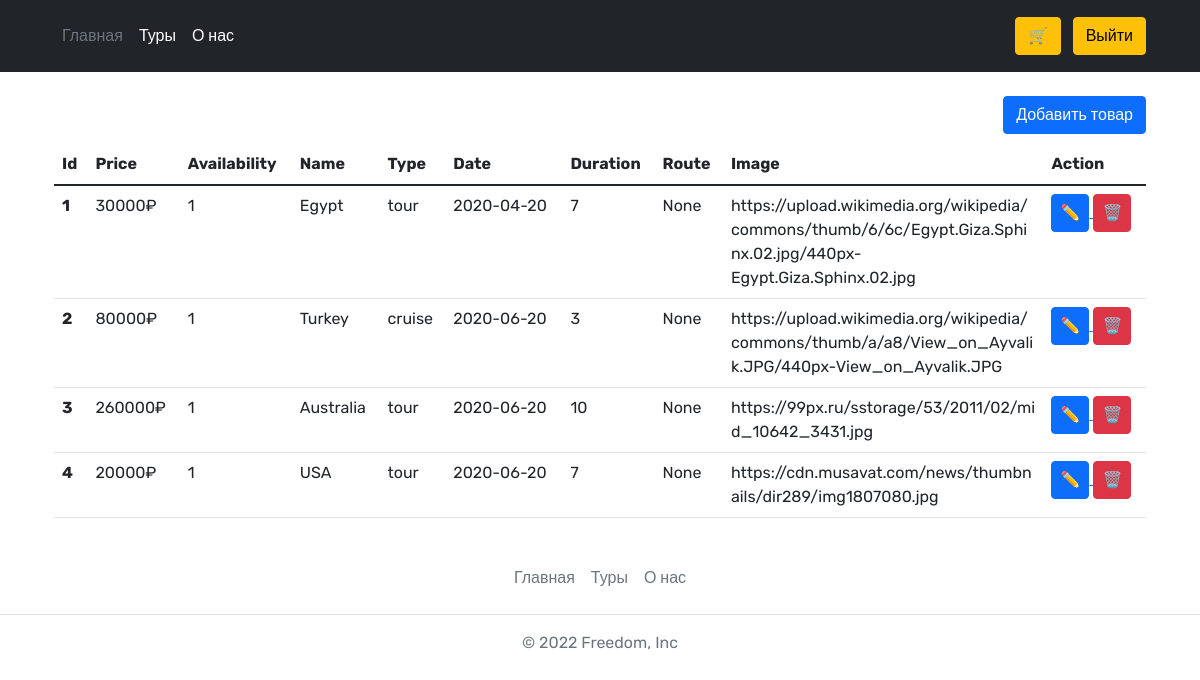
The app's page /admin (signed in), older data.
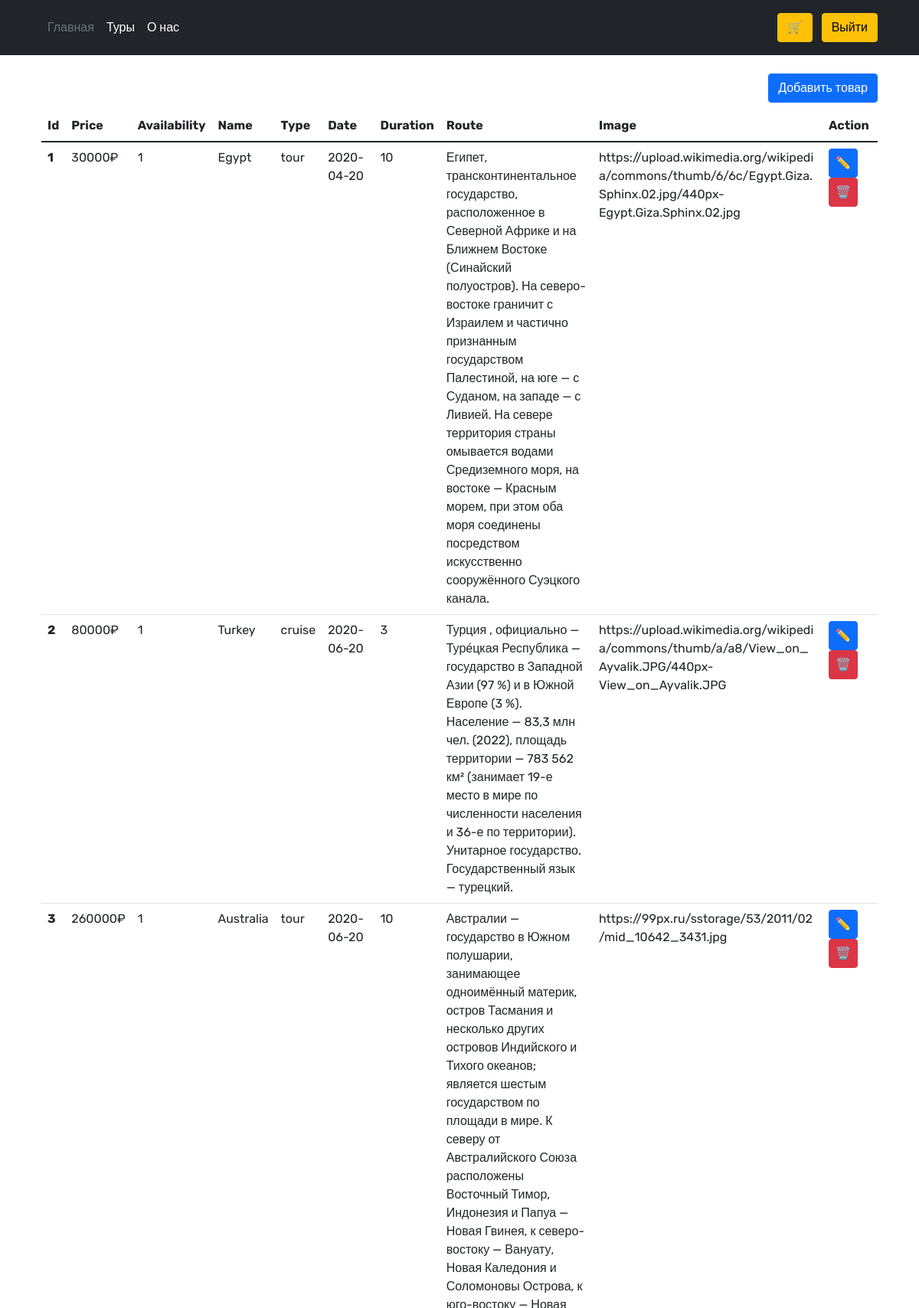
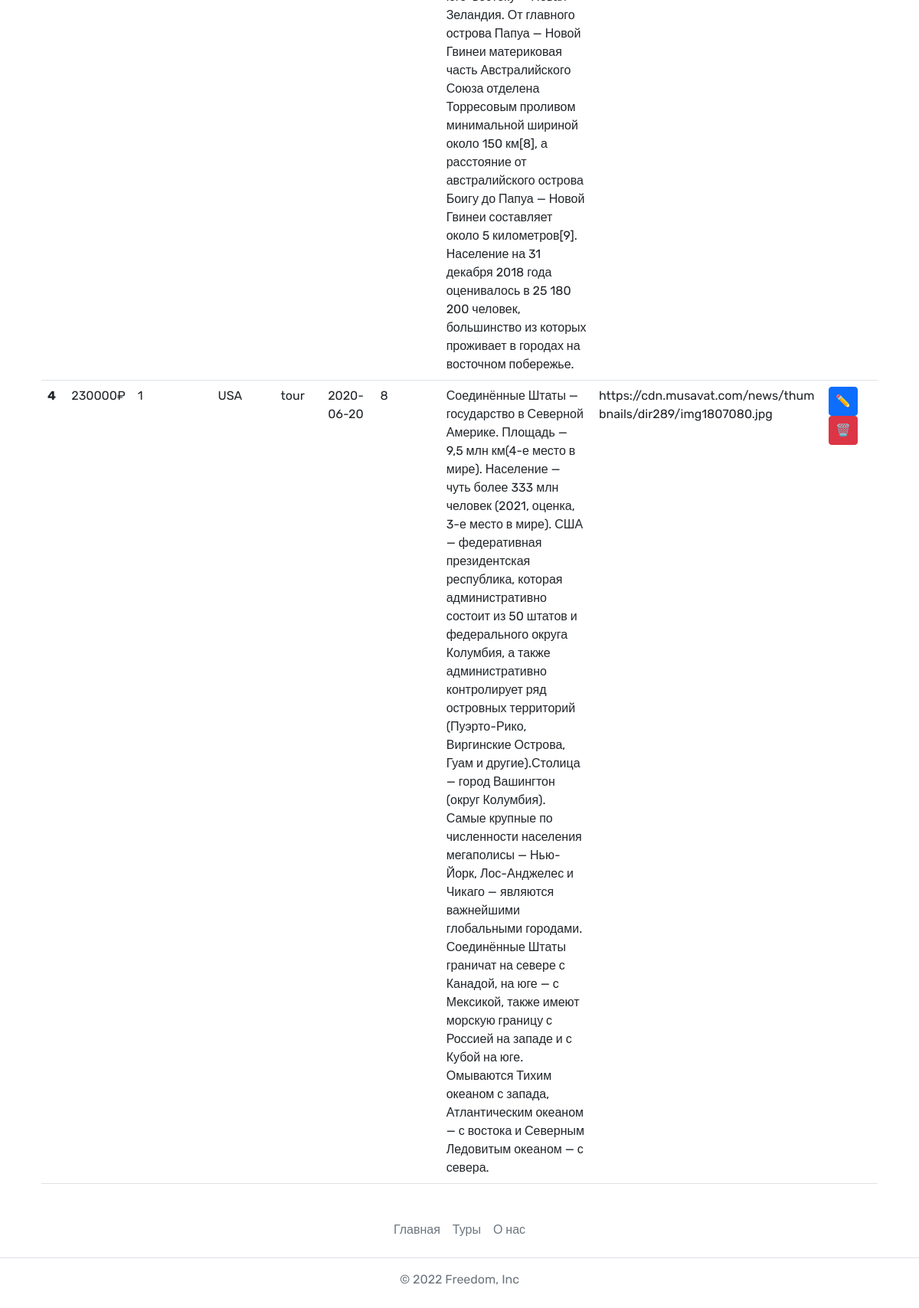
The same page, newer data (2 pictures, top to bottom).
### tables this page shows
CREATE TABLE "service"
(
    service_id   INTEGER
        primary key autoincrement,
    price        int     default NULL,
    availability tinyint default NULL,
    name         TEXT    default NULL,
    type         TEXT    default NULL,
    date         TEXT    default NULL,
    duration     int     default NULL,
    route        TEXT    default NULL,
    image        TEXT    default NULL
);

### app.py (the view)
@app.route('/admin')
def admin():
    if not session.get('logged'):
        return redirect("/login")
    if not session.get('admin'):
        return redirect('/home')
    db = sqlite3.connect("tour_service.db")
    db.row_factory = sqlite3.Row
    cursor = db.cursor()
    data = cursor.execute('SELECT * FROM service')
    return render_template('admin.html', data=data)

### templates/admin.html (shortened to what this page needs)
{% extends 'base.html' %}
{% block body %}
<link href="https://cdn.jsdelivr.net/npm/bootstrap@5.1.3/dist/css/bootstrap.min.css" rel="stylesheet">
    <div class="container">
        <a style="float:right" href="/admin/add">
            <button class="btn btn-primary">Добавить товар</button>
        </a>
        <br>
        <br>
        <div>
            <table class="table">
                <thead>
                <tr>
                    <th scope="col">Id</th>
                    <th scope="col">Price</th>
                    <th scope="col">Availability</th>
                    <th scope="col">Name</th>
                    <th scope="col">Type</th>
                    <th scope="col">Date</th>
                    <th scope="col">Duration</th>
                    <th scope="col">Route</th>
                    <th scope="col">Image</th>
                    <th scope="col">Action</th>
                </tr>
                </thead>
                <tbody>
                {% for service in data %}
                    <tr>
                        <th class="hi">{{ loop.index }}</th>
                        <td class="hi"> {{ service.price }}₽</td>
                        <td class="hi">{{ service.availability }}</td>
                        <td class="hi">{{ service.name }}</td>
                        <td class="hi">{{ service.type }}</td>
                        <td class="hi">{{ service.date }}</td>
                        <td class="hi">{{ service.duration }}</td>
                        <td class="hi" class="big">{{ service.route }}</td>
                        <td contenteditable="" class="hi" class="big">{{ service.image }}</td>
                        <td class="hi">
                            <a href="/admin/redact/{{ service.service_id }}">
                                <button type="button" name="red" class="btn btn-primary px-2">
                                    ✏️
                                </button>
                            </a>
                            <a href="/admin/del/{{ service.service_id }}">
                                <button type="button" name="del" class="btn btn-danger px-2">
                                    🗑️
                                </button>
                            </a>
                        </td>
                    </tr>
                {% endfor %}
                </tbody>
            </table>
        </div>
    </div>
{% endblock %}

### templates/base.html (shortened to what this page needs)
<!doctype html>
<html lang="ru">
<head>
    <link rel="stylesheet" href="{{ url_for('static', filename='css/style.css') }}">
    <link rel="stylesheet" href="https://cdn.jsdelivr.net/npm/bootstrap@5.2.0/dist/css/bootstrap.min.css">
</head>
<body>
<header style="position: sticky; top: 0; z-index:1" class="p-3 bg-dark mb-4 text-white">
    <div class="container">
        <div class="d-flex flex-wrap align-items-center justify-content-center justify-content-lg-start">
            <ul class="nav col-12 col-lg-auto me-lg-auto mb-2 justify-content-center mb-md-0">
                <li><a href="/" class="nav-link px-2 text-secondary">Главная</a></li>
                {% if session['admin'] == True %}
                    <li><a href="/admin" class="nav-link px-2 text-white">Туры</a></li>
                {% endif %}
                <li><a href="/about" class="nav-link px-2 text-white">О нас</a></li>
            </ul>
            <a style="text-decoration: none" href="/cart">
                <button type="button" class="btn btn-warning">
                <span style=" align-items:center;" class="menu-icon">
                🛒
                </span>
                </button>&nbsp;&nbsp;&nbsp;
            </a>
            {% if session['logged'] == True %}
                <div class="text-end">
                    <a href="/logout">
                        <button type="button" class="btn btn-warning">Выйти</button>
                    </a>
                </div>
            {% endif %}
        </div>
    </div>
</header>
{% block body %}{% endblock %}
<div>
    <footer class="py-3 my-4">
        <ul class="nav justify-content-center border-bottom pb-3 mb-3">
            <li class="nav-item"><a href="/home" class="nav-link px-2 text-muted">Главная</a></li>
            {% if session['admin'] %}
            <li class="nav-item"><a href="/admin" class="nav-link px-2 text-muted">Туры</a></li>
            {% endif %}
            <li class="nav-item"><a href="/about" class="nav-link px-2 text-muted">О нас</a></li>
        </ul>
        <p class="text-center text-muted">© 2022 Freedom, Inc</p>
    </footer>
</div>
</body>
</html>

### static/style.css (style rules this page uses)
* { margin: 0; padding: 0; font-family: 'Rubik', sans-serif; font-size: 16px; }

### templates/admin.html (style rules this page uses)
.container { margin: 0 auto; }
.hi { min-height: 20px; max-width: 300px; }

Row changes from the older to the newer data that the page shows:
changed service "Egypt": duration "7" → "10"; route "None" → "Египет, трансконтинентальное государство, расположенное в Северной Африке и на Ближнем Востоке (Синайский полуостров). На северо-востоке граничит с Израилем и частично признанным государством Палестиной, на юге — с Суданом, на западе — с Ливией. На севере территория страны омывается водами Средиземного моря, на востоке — Красным морем, при этом оба моря соединены посредством искусственно сооружённого Суэцкого канала."
changed service "Turkey": route "None" → "Турция , официально — Туре́цкая Республика — государство в Западной Азии (97 %) и в Южной Европе (3 %). Население — 83,3 млн чел. (2022), площадь территории — 783 562 км² (занимает 19-е место в мире по численности населения и 36-е по территории). Унитарное государство. Государственный язык — турецкий."
changed service "Australia": route "None" → "Австралии — государство в Южном полушарии, занимающее одноимённый материк, остров Тасмания и несколько других островов Индийского и Тихого океанов; является шестым государством по площади в мире. К северу от Австралийского Союза расположены Восточный Тимор, Индонезия и Папуа — Новая Гвинея, к северо-востоку — Вануату, Новая Каледония и Соломоновы Острова, к юго-востоку — Новая Зеландия. От главного острова Папуа — Новой Гвинеи материковая часть Австралийского Союза отделена Торресовым проливом минимальной шириной около 150 км[8], а расстояние от австралийского острова Боигу до Папуа — Новой Гвинеи составляет около 5 километров[9]. Население на 31 декабря 2018 года оценивалось в 25 180 200…"
changed service "USA": price "20000" → "230000"; duration "7" → "8"; route "None" → "Соединённые Штаты — государство в Северной Америке. Площадь — 9,5 млн км(4-е место в мире). Население — чуть более 333 млн человек (2021, оценка, 3-е место в мире). США — федеративная президентская республика, которая административно состоит из 50 штатов и федерального округа Колумбия, а также административно контролирует ряд островных территорий (Пуэрто-Рико, Виргинские Острова, Гуам и другие).Столица — город Вашингтон (округ Колумбия). Самые крупные по численности населения мегаполисы — Нью-Йорк, Лос-Анджелес и Чикаго — являются важнейшими глобальными городами. Соединённые Штаты граничат на севере с Канадой, на юге — с Мексикой, также имеют морскую границу с Россией на западе и с Кубой на…"
